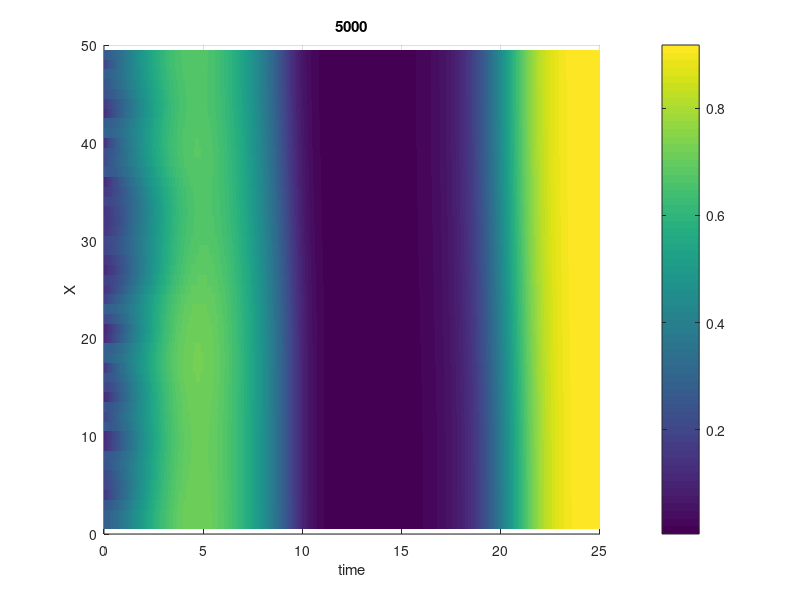
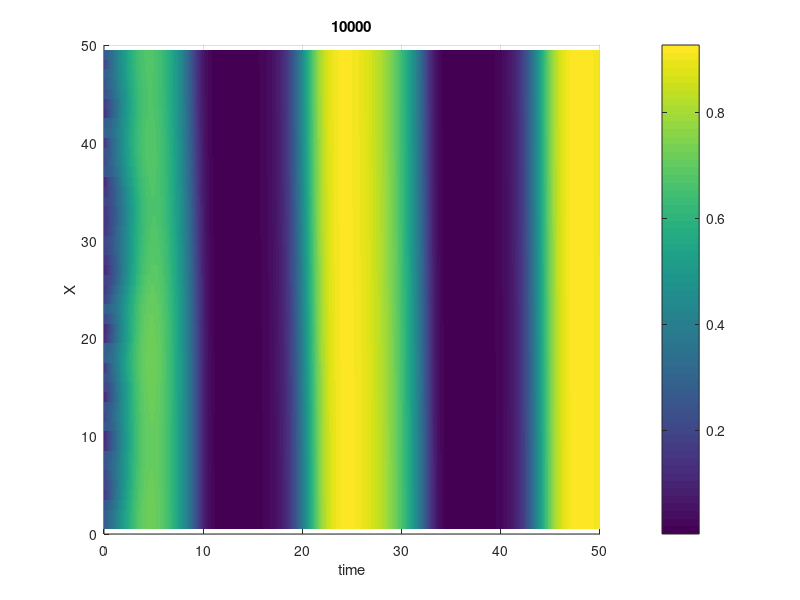

Here is the MATLAB script that generated these plots, in order: (Note: a time limit stopped this script after it produced the figures.)
% first-derivative Holling ll functional response
% FTCS methods

clear; clc; close all;

% spatial and time discretization
nx = 50; 
h = 1;  % space step
x = linspace(-0.5*h,50+0.5*h,nx+2);
dt = 5*10^(-3);  % time step
r = dt/h^2;
maxit = 10^(5);

t = linspace(0, maxit*dt, maxit+1);

% parameters which govern equation
alpha = 0.175;   % prey's density at which the predator has the maximum kill rate (0.175)
beta = 0.95;   % maximum birth (0.95)
gamma = 0.5;   % dead rate of the predator
d = 20;   % diffusion rate of the predator
sigma = 0.1;

ubar = 0.2; vbar = 0.1;

for pit = 1:1
    rng(pit);

    u = zeros(nx,maxit+1); v = zeros(nx,maxit+1);
    
    % initial condition
    u(:,1) = ubar + sigma*(2*rand(nx, 1)-1);  
    v(:,1) = vbar + sigma*(2*rand(nx, 1)-1);  

    % numerical scheme
    for it = 1:maxit  % time loop
%         filename = 'orig.gif';
        
        % no-flux boundary condition
        u(1, it) = u(2, it);
        u(end, it) = u(end-1, it);
        v(1, it) = v(2, it);
        v(end, it) = v(end-1, it);
        
        for ix = 2:nx-1   % space loop
            % set the source terms
            F = (u(ix, it)*v(ix, it))/(u(ix, it) + alpha);
            f = u(ix, it)*(1-u(ix, it)) - F ;
            g = -gamma*v(ix, it) + beta*F ;
            
            u(ix, it+1) = u(ix, it) + r*(u(ix-1, it) + u(ix+1, it) - 2*u(ix, it)) + dt*f;
            v(ix, it+1) = v(ix, it) + r*d*(v(ix-1, it) + v(ix+1, it) - 2*v(ix, it)) + dt*g;
            
        end

%         if it == 1 
%             hh = figure;
%             frame = getframe(hh); 
%             im = frame2im(frame); 
%             [imind,cm] = rgb2ind(im,256); 
%             imwrite(imind,cm,filename,'gif', 'Loopcount',inf); 
%         end

        if mod(it, 5000) == 0
            surf(t(2:it), x(2:end-1), u(:,2:it), 'linestyle','none');
            view(2);
            xlabel('time'), ylabel('X')
            title([num2str(it)])
            colorbar;
            drawnow;
            print('-djpeg',sprintf('change_L',pit));
            
%             hh = figure;
%             frame = getframe(hh); 
%             im = frame2im(frame); 
%             [imind,cm] = rgb2ind(im,256); 
%             imwrite(imind,cm,filename,'gif','WriteMode','append'); 
        end

    end
 
end
